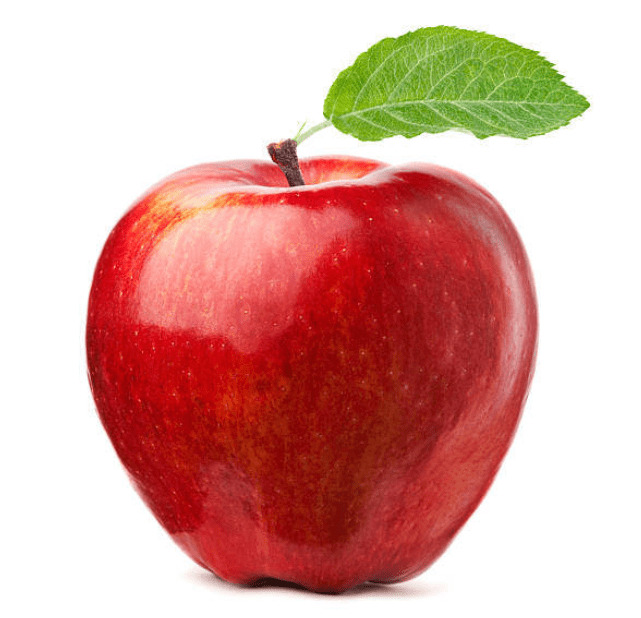
#> input picture Single_Image/Apple_image/apple1.jfif, 641 x 618 px; its folder holds only this picture in this run
$ python python_test.py
#> lines starting #> are read from the running program, lines starting #| are printed output that depends on the picture
import re
import numpy as np
import pandas as pd
from  PIL import Image
from IPython.display import display
X = np.empty((40,401))
def data_collection():
    for i in range(1,21):
        var = 'Apple_image/apple'+str(i)+'.jfif'
        image = Image.open(var).resize((20,20)).convert('L')
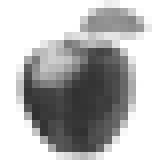
#> image: PIL image 20x20 L (shown 8 times larger); min 48, max 255, mean 181.2
        x = np.array(image).reshape((1,400))
        X[i-1,0] = 1
        X[i-1,1:] = x[0]
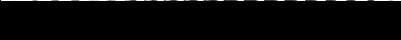
#> X: shape (40, 401) float64; min 0, max 255, mean 4.5
    for j in range(1,21):
        var2 = 'Not_Apple/notapple'+str(i)+'.jfif'
        image2 = Image.open(var2).resize((20,20)).convert('L')
        x2 = np.array(image2).reshape((1,400))
        X[i+19,0] = 1
        X[i+19,1:] = x2[0]
    Y = np.array([[1,1,1,1,1,1,1,1,1,1,1,1,1,1,1,1,1,1,1,1,0,0,0,0,0,0,0,0,0,0,0,0,0,0,0,0,0,0,0,0]]).reshape((40,1))
    iden = np.identity(401)
    iden[0,0] = 0
    lam = 0.001
    theta = np.linalg.inv(((X.T)@X))@((X.T)@Y)
    #print(theta)
    return theta

#data_collection()

def hypothosis():
    theta = data_collection()
    img = Image.open("cutapple.jfif").resize((20,20)).convert('L')
    k = np.array(img).reshape((1,400))
    arr = np.empty((1,401))
    arr[0,0] = 1
    arr[0,1:] = k
    z = arr@theta
    e = np.finfo(float).eps
    h_theta = 1/(1+np.power(e,-z))
    if(h_theta < 0.5):
        print("it is not an apple", float(h_theta))
    else:
        print("It is an apple" , float(h_theta))
    return h_theta

#> (the run stopped early here; a loop or call above may not have finished)
